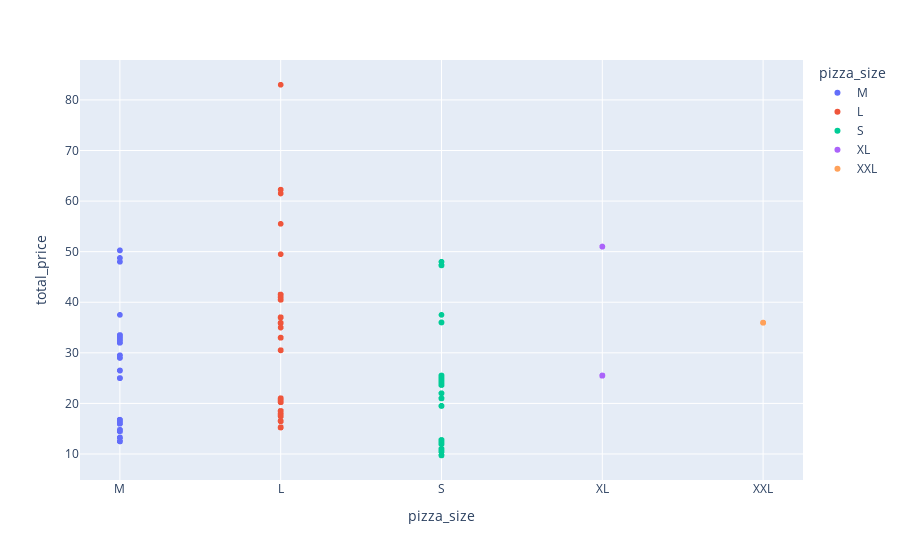

Notebook source saved alongside this figure:
### Markdown cell above
### Which pizza size earns more money

### Code cell


### Figure 1 — Plotly figure (JSON) as saved in the notebook; plotly's stock layout.template omitted (floating-point values rounded to 4 significant figures; data arrays with more than 128 entries replaced by an {"elided": "..."} marker saying what was removed)
{"data": [{"hovertemplate": "pizza_size=%{x}<br>total_price=%{y}<extra></extra>", "legendgroup": "M", "marker": {"color": "#636efa", "symbol": "circle"}, "mode": "markers", "name": "M", "showlegend": true, "type": "scattergl", "x": {"elided": "15385 str values"}, "xaxis": "x", "y": {"elided": "15385 float values"}, "yaxis": "y"}, {"hovertemplate": "pizza_size=%{x}<br>total_price=%{y}<extra></extra>", "legendgroup": "L", "marker": {"color": "#EF553B", "symbol": "circle"}, "mode": "markers", "name": "L", "showlegend": true, "type": "scattergl", "x": {"elided": "18526 str values"}, "xaxis": "x", "y": {"elided": "18526 float values"}, "yaxis": "y"}, {"hovertemplate": "pizza_size=%{x}<br>total_price=%{y}<extra></extra>", "legendgroup": "S", "marker": {"color": "#00cc96", "symbol": "circle"}, "mode": "markers", "name": "S", "showlegend": true, "type": "scattergl", "x": {"elided": "14137 str values"}, "xaxis": "x", "y": {"elided": "14137 float values"}, "yaxis": "y"}, {"hovertemplate": "pizza_size=%{x}<br>total_price=%{y}<extra></extra>", "legendgroup": "XL", "marker": {"color": "#ab63fa", "symbol": "circle"}, "mode": "markers", "name": "XL", "showlegend": true, "type": "scattergl", "x": {"elided": "544 str values"}, "xaxis": "x", "y": {"elided": "544 float values"}, "yaxis": "y"}, {"hovertemplate": "pizza_size=%{x}<br>total_price=%{y}<extra></extra>", "legendgroup": "XXL", "marker": {"color": "#FFA15A", "symbol": "circle"}, "mode": "markers", "name": "XXL", "showlegend": true, "type": "scattergl", "x": ["XXL", "XXL", "XXL", "XXL", "XXL", "XXL", "XXL", "XXL", "XXL", "XXL", "XXL", "XXL", "XXL", "XXL", "XXL", "XXL", "XXL", "XXL", "XXL", "XXL", "XXL", "XXL", "XXL", "XXL", "XXL", "XXL", "XXL", "XXL"], "xaxis": "x", "y": [35.95, 35.95, 35.95, 35.95, 35.95, 35.95, 35.95, 35.95, 35.95, 35.95, 35.95, 35.95, 35.95, 35.95, 35.95, 35.95, 35.95, 35.95, 35.95, 35.95, 35.95, 35.95, 35.95, 35.95, 35.95, 35.95, 35.95, 35.95], "yaxis": "y"}], "layout": {"legend": {"title": {"text": "pizza_size"}, "tracegroupgap": 0}, "margin": {"t": 60}, "xaxis": {"anchor": "y", "categoryarray": ["M", "L", "S", "XL", "XXL"], "categoryorder": "array", "domain": [0, 1], "title": {"text": "pizza_size"}}, "yaxis": {"anchor": "x", "domain": [0, 1], "title": {"text": "total_price"}}}}
